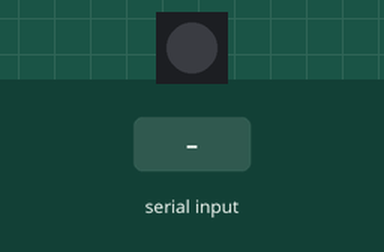
Simulated run of this sketch. Board: Arduino Uno, built with avr-gcc and run on an emulated ATmega328P. On the bench: 1 RGB LEDs in strip order, left to right. The inputs (shaded band) are chosen by the test bench. Dim RGB values are drawn brighter than linear.

Above: at 1.2 s.
1.3 s: "90,45,200\n" received over Serial
At 2.4 s:
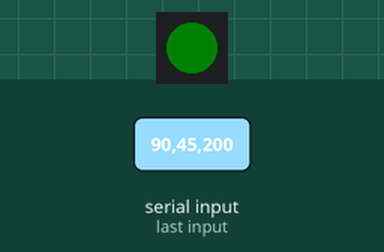
2.8 s: "5\n" received over Serial
At 3.5 s:
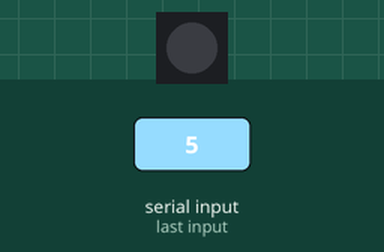
4.3 s: "90,45\n" received over Serial
At 4.7 s:
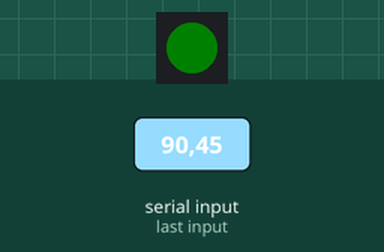
5.8 s: "90\n" received over Serial
At 7.0 s:
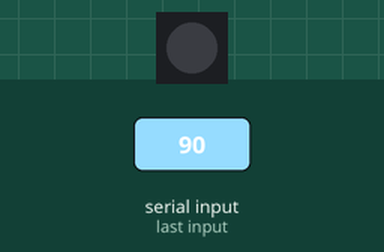
Timing chart, 0 to 8.3 s (numbered marks = the images above; inputs shaded):
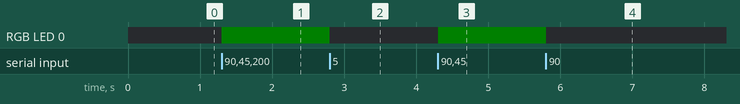

Measured:
- after the input at 1.3 s, RGB LED 0: off → RGB(0, 5, 0) at once
- after the input at 2.8 s, RGB LED 0: RGB(0, 5, 0) → off at once
- after the input at 4.3 s, RGB LED 0: off → RGB(0, 5, 0) at once
- after the input at 5.8 s, RGB LED 0: RGB(0, 5, 0) → off at once

The sketch:

ArduinoTinyTV.ino
```cpp
#include <FastLED.h>

#define LED_PIN 4
#define NUM_LEDS 1

CRGB leds[NUM_LEDS];
String readString, red, green, blue;

void setup() {
  // put your setup code here, to run once:
  Serial.begin(115200);
  FastLED.addLeds<WS2812, LED_PIN, GRB>(leds, NUM_LEDS);
}

void loop() {

  //leds[0] = CRGB(255, 0, 0);
  //FastLED.show();

  while (Serial.available()) {
    if (Serial.available() >0) {
      char c = Serial.read();
      readString += c;
    }
  }

  if (readString.length() >0) {

      //255128000
      red = readString.substring(0, 3); //first three characters
      green = readString.substring(3, 6); //next three characters
      blue = readString.substring(6, 9); //last three characters

      int r = red.toInt();
      int g = green.toInt();
      int b = blue.toInt();


      leds[0] = CRGB(r, g, b);
      FastLED.show();
    readString="";
  }
}
```
